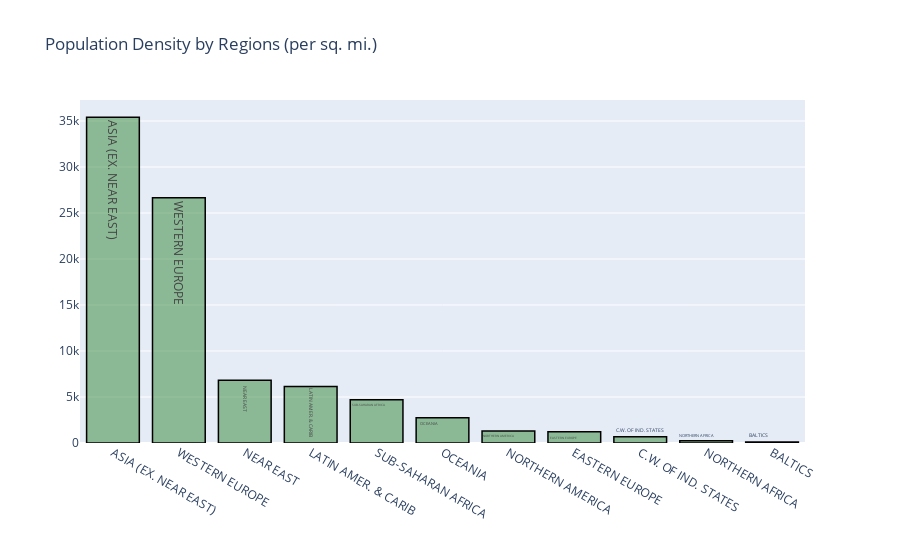

Notebook code for this chart:
### Markdown cell above
# Population Density by Regions

### Code cell
pop_den=pop_reg.sort_values(by=['PopulationDensity'],ascending=False)
pop_density_bar=go.Bar(x=pop_den.Regions,
                      y=pop_den.PopulationDensity,
                     name="Population Density",
                     marker = dict(color = 'rgba(50, 134, 55, 0.5)',
                     line=dict(color='rgb(0,0,0)',width=1.5)),
                     text=pop_den.Regions,
                     )
layout=go.Layout(title='Population Density by Regions (per sq. mi.)',)
fig=go.Figure(data=pop_density_bar,layout=layout)
iplot(fig)

### Figure 1 — Plotly figure (JSON) as saved in the notebook; plotly's stock layout.template omitted (floating-point values rounded to 4 significant figures)
{"data": [{"marker": {"color": "rgba(50, 134, 55, 0.5)", "line": {"color": "rgb(0, 0, 0)", "width": 1.5}}, "name": "Population Density", "text": ["ASIA (EX. NEAR EAST)         ", "WESTERN EUROPE                     ", "NEAR EAST                          ", "LATIN AMER. & CARIB    ", "SUB-SAHARAN AFRICA                 ", "OCEANIA                            ", "NORTHERN AMERICA                   ", "EASTERN EUROPE                     ", "C.W. OF IND. STATES ", "NORTHERN AFRICA                    ", "BALTICS                            "], "type": "bar", "x": ["ASIA (EX. NEAR EAST)         ", "WESTERN EUROPE                     ", "NEAR EAST                          ", "LATIN AMER. & CARIB    ", "SUB-SAHARAN AFRICA                 ", "OCEANIA                            ", "NORTHERN AMERICA                   ", "EASTERN EUROPE                     ", "C.W. OF IND. STATES ", "NORTHERN AFRICA                    ", "BALTICS                            "], "y": [35420.0, 26660.0, 6833.0, 6129.0, 4705.0, 2755.0, 1304.0, 1211.0, 680.5, 233.6, 119.5]}], "layout": {"title": {"text": "Population Density by Regions (per sq. mi.)"}, "xaxis": {"type": "category", "range": [-0.5, 10.5], "autorange": true}, "yaxis": {"type": "linear", "range": [0, 37280.0], "autorange": true}, "autosize": true}}
